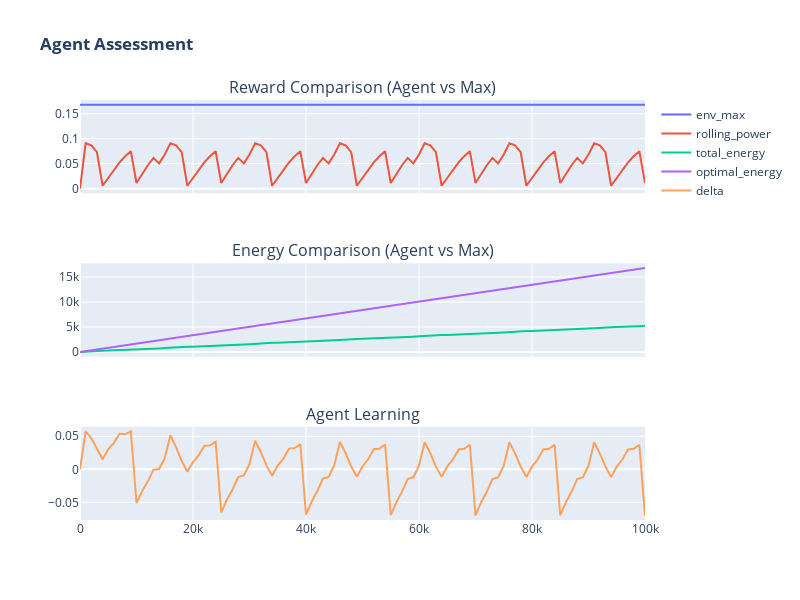

The code cell stored with this chart in its notebook:
### Code cell
visualizations.plot_rolling_power(tracking_df, exp_env, height=600, width=800)
